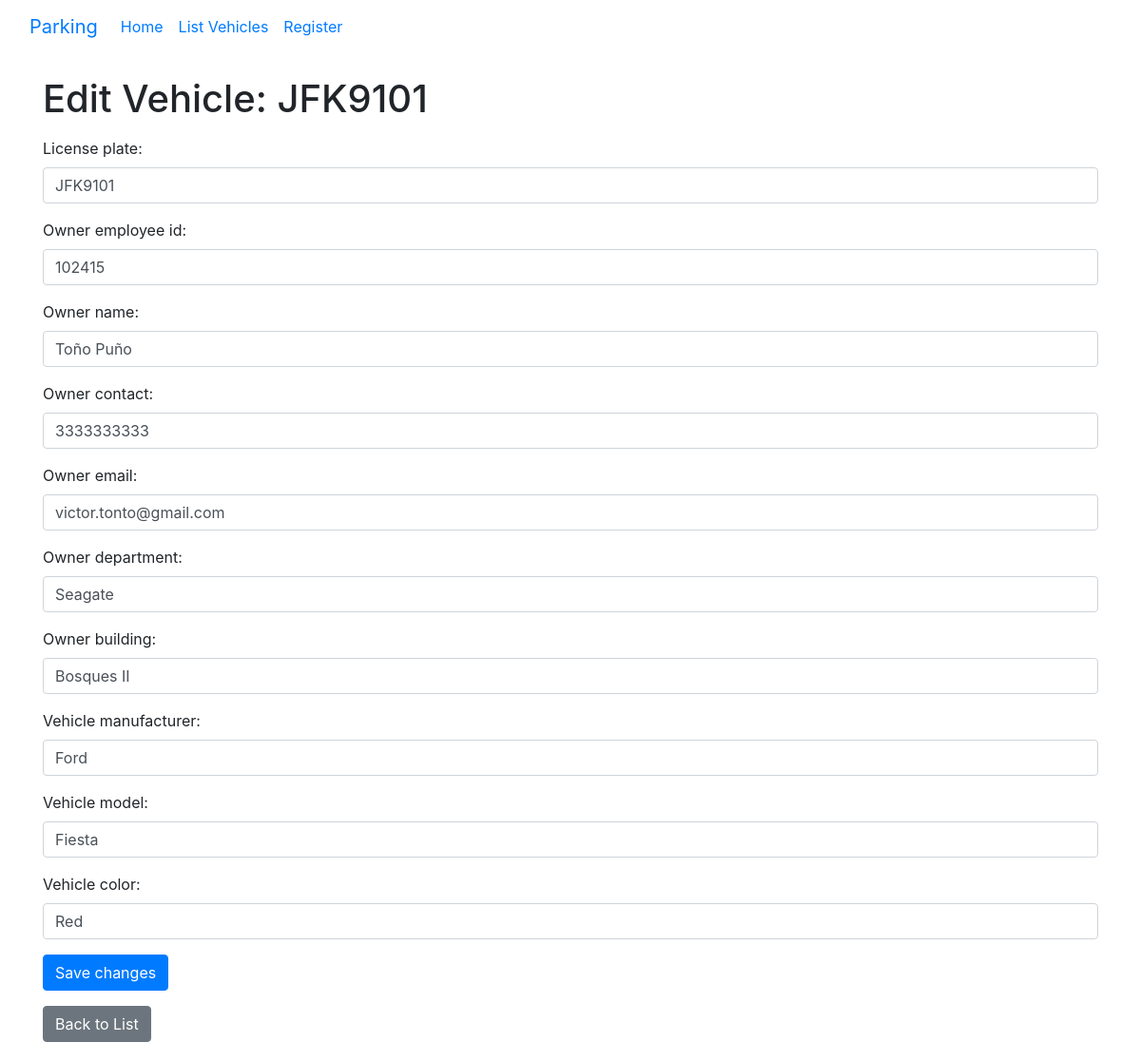
Page /edit/2/ on the committed database.
### vehicles/models.py (models this page shows, shortened)
class Vehicle(models.Model):
    LICENSE_PLATE_MAX_LENGTH = 15
    EMPLOYEE_ID_MAX_LENGTH = 6
    license_plate = models.CharField(
        max_length=LICENSE_PLATE_MAX_LENGTH, unique=True)
    owner_employee_id = models.CharField(
        max_length=EMPLOYEE_ID_MAX_LENGTH, default="")
    owner_name = models.CharField(max_length=100)
    owner_contact = models.CharField(max_length=15)
    owner_email = models.EmailField(max_length=254)
    owner_department = models.CharField(max_length=254, default="")
    owner_building = models.CharField(max_length=254, default="")
    vehicle_manufacturer = models.CharField(max_length=100, default="")
    vehicle_model = models.CharField(max_length=100)
    vehicle_color = models.CharField(max_length=100)

### vehicles/views.py (the view)
# urls.py: path('edit/<int:pk>/', views.edit_vehicle, name='edit_vehicle'),
def edit_vehicle(request, pk):
    vehicle = get_object_or_404(Vehicle, pk=pk)
    if request.method == 'POST':
        form = VehicleForm(request.POST, instance=vehicle)
        if form.is_valid():
            form.save()
            return redirect('vehicles:list_vehicles')
    else:
        form = VehicleForm(instance=vehicle)
    return render(request, 'vehicles/edit_vehicle.html', {'form': form, 'vehicle': vehicle})

### vehicles/forms.py (shortened to what this page needs)
class VehicleForm(forms.ModelForm):
    class Meta:
        model = Vehicle
        fields = ['license_plate', 'owner_employee_id', 'owner_name',
                  'owner_contact', 'owner_email', 'owner_department', 'owner_building',
                  'vehicle_manufacturer', 'vehicle_model',
                  'vehicle_color']
        widgets = {
            'license_plate': forms.TextInput(attrs={'class': 'form-control'}),
            'owner_employee_id': forms.TextInput(attrs={'class': 'form-control'}),
            'owner_name': forms.TextInput(attrs={'class': 'form-control'}),
            'owner_contact': forms.TextInput(attrs={'class': 'form-control'}),
            'owner_email': forms.EmailInput(attrs={'class': 'form-control'}),
            'owner_department': forms.TextInput(attrs={'class': 'form-control'}),
            'owner_building': forms.TextInput(attrs={'class': 'form-control'}),
            'vehicle_manufacturer': forms.TextInput(attrs={'class': 'form-control'}),
            'vehicle_model': forms.TextInput(attrs={'class': 'form-control'}),
            'vehicle_color': forms.TextInput(attrs={'class': 'form-control'}),
        }

### vehicles/templates/vehicles/edit_vehicle.html (shortened to what this page needs)
{% extends 'vehicles/base.html' %}
{% block content %}
    <h1 class="mt-4">Edit Vehicle: {{ vehicle.license_plate }}</h1>
    <form method="post" class="mt-3">
        {{ form.as_p }}
        <button type="submit" class="btn btn-primary">Save changes</button>
    </form>
    <a href="{% url 'vehicles:list_vehicles' %}" class="btn btn-secondary mt-3">Back to List</a>
{% endblock %}

### rows in the picture
Vehicle: license_plate "JFK9101", owner_employee_id "102415", owner_name "Toño Puño", owner_contact "3333333333", owner_email "victor.tonto@gmail.com", owner_department "Seagate", owner_building "Bosques II", vehicle_manufacturer "Ford", vehicle_model "Fiesta", vehicle_color "Red"
